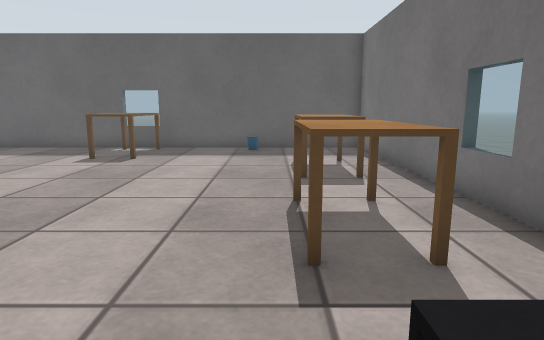
[1] (above)

12 first-person views from a walk through a Gazebo world. The camera is 0.9 m above the floor, tilts 10° down and sees 75° across. The floor is counted in squares, 0.5 m on a side. Each view is taken from the middle of a square. On the plan, view 1 faces up. The plan holds only what a view shows up to about 17 squares ahead; the rest is blank. Simple shapes stand in for some stock models. Surface patterns are stand-ins for the level's own textures.

[2]
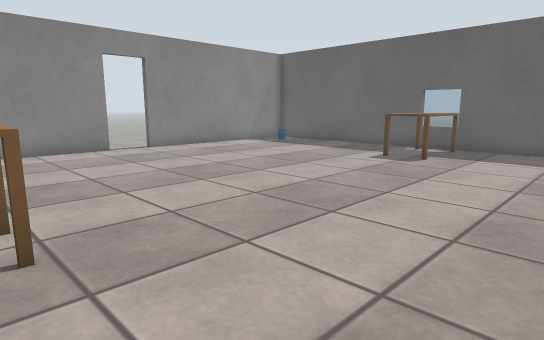

[3]
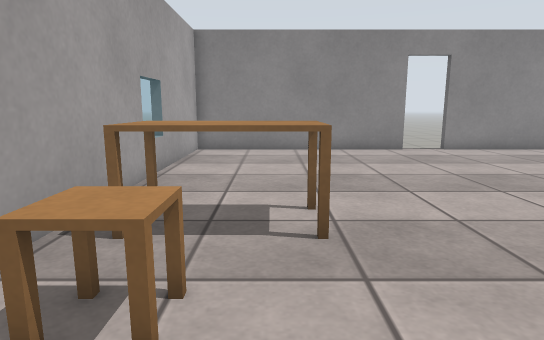

[4]
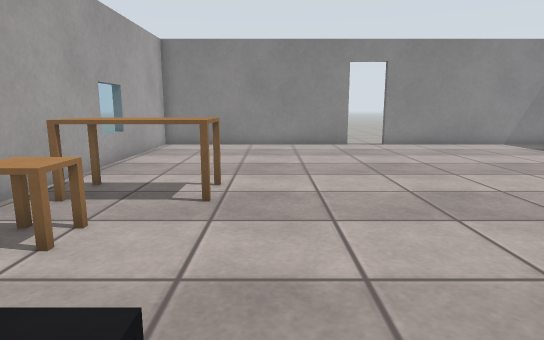

[5]
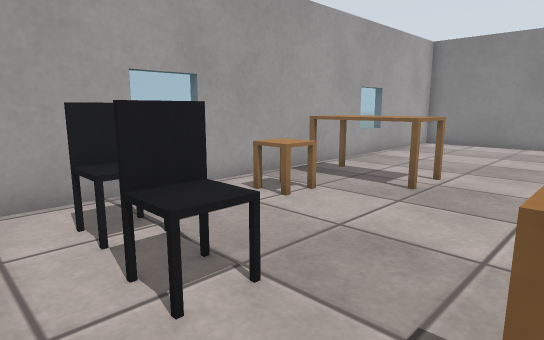

[6]
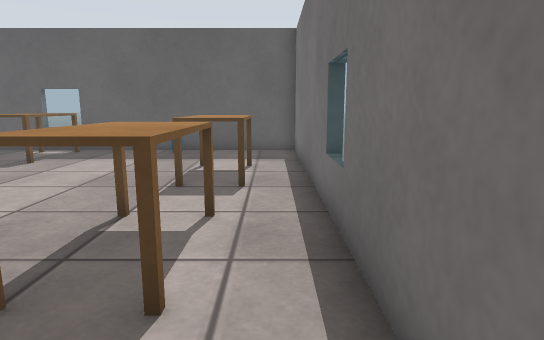

[7]
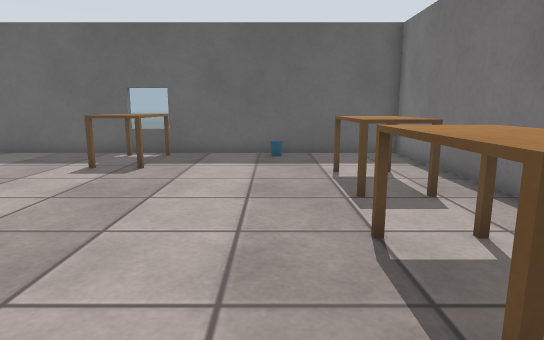

[8]
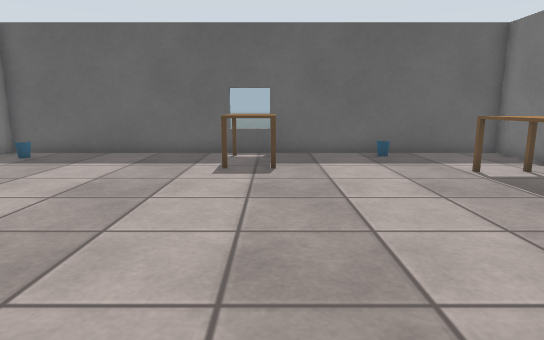

[9]
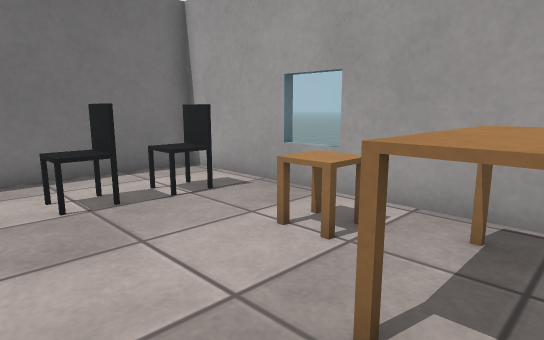

[10]
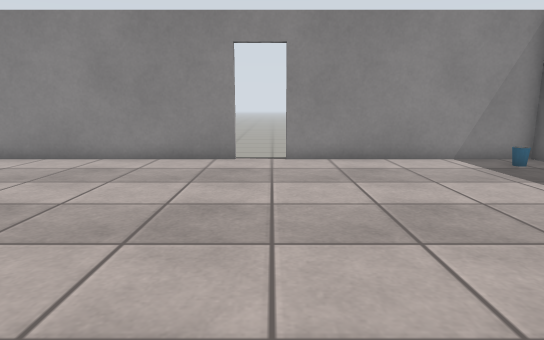

[11]
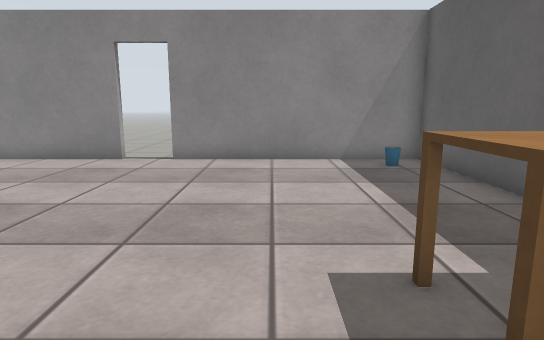

[12]
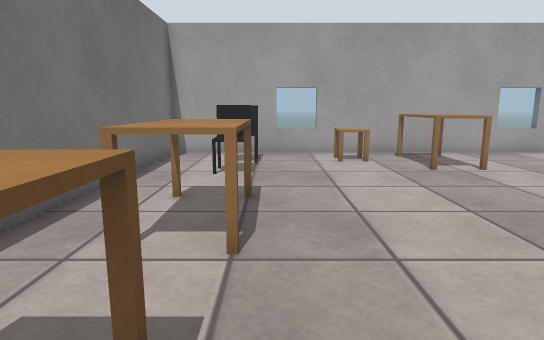

### Floor plan
Points are (right, up) in squares from view 1. A wall is a line through its corners. A room is listed if a view was taken in it or the views show most of it. See-through windows are left out.
Room 1 (views 1, 2, 3, 4, 5, 6, 7, 8, 9, 10, 11, 12)
walls: (-15.4, 5.8) (-15.4, -3.2) (4, -3.2) (4, 16.2) (-15.4, 16.2) (-15.4, 7.5); (-1.8, -3.1) (-1.8, -3.6); (-10.6, -3.1) (-10.6, -3.6); (4.4, 7.4) (3.9, 7.4); (-0.2, -3.6) (-0.2, -3.1)
ways out: open door at (-15.5, 6.5)
objects: bin (-14, 15); table (-6, -2) to (-5, 1); table (-6, 13) to (-5, 15); side table (-3, -2) to (-3, -1); bin (-1, 15); office chair (1, -1); office chair (1, 1); table (1, 4) to (2, 7); table (1, 9) to (2, 12)

Positions as (right, up) in squares from view 1, and headings:
1: (0, 0), facing up
2: (0, 0), facing up-left
3: (0, 0), facing left
4: (2, 2), facing left
5: (3, 4), facing down-left
6: (3, 1), facing up
7: (-1, 2), facing up
8: (-5, 2), facing up
9: (-6, 3), facing down-right
10: (-3, 7), facing left
11: (-3, 11), facing left
12: (0, 11), facing down
